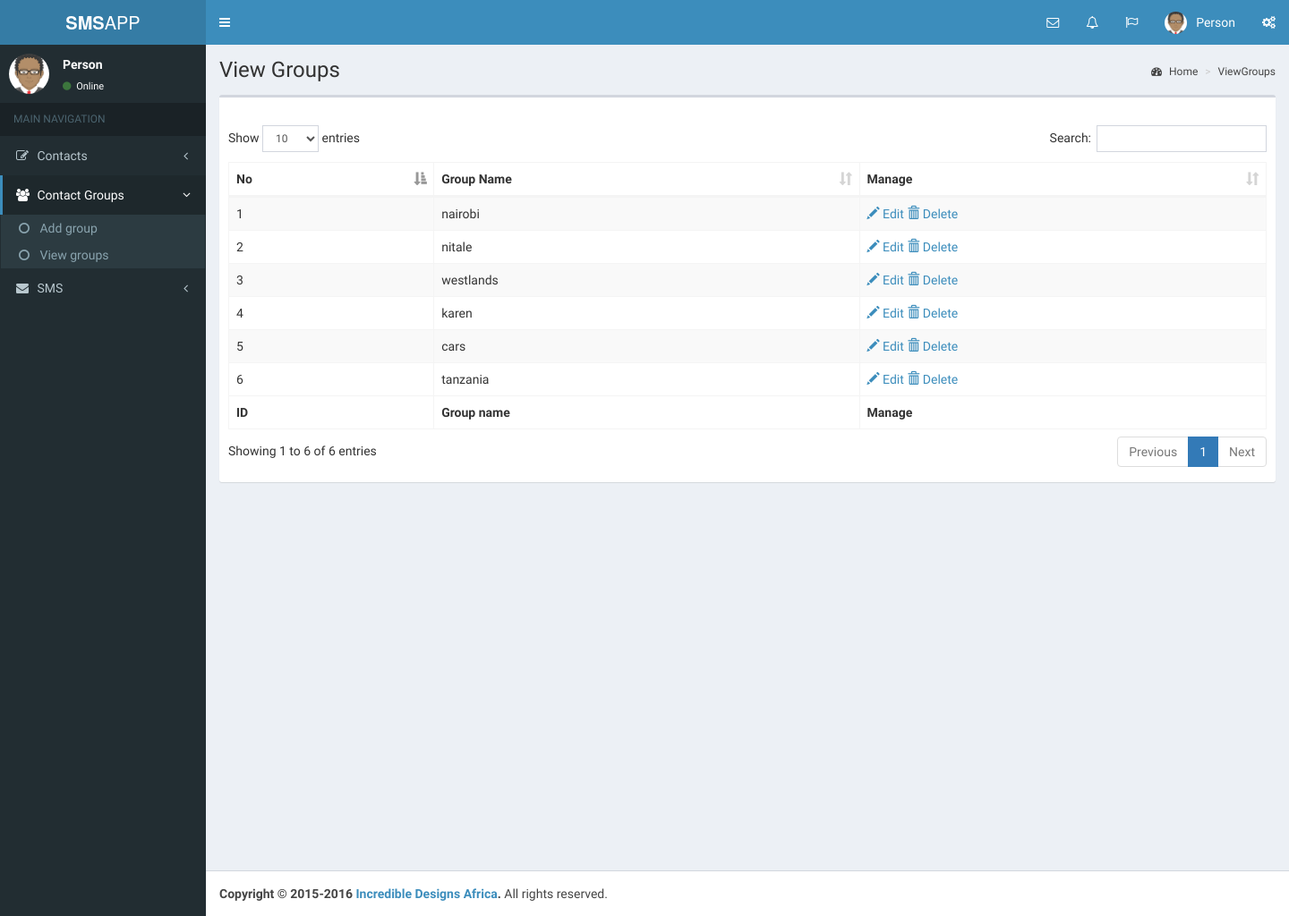
The page /viewGroups.php on the database as committed earlier.
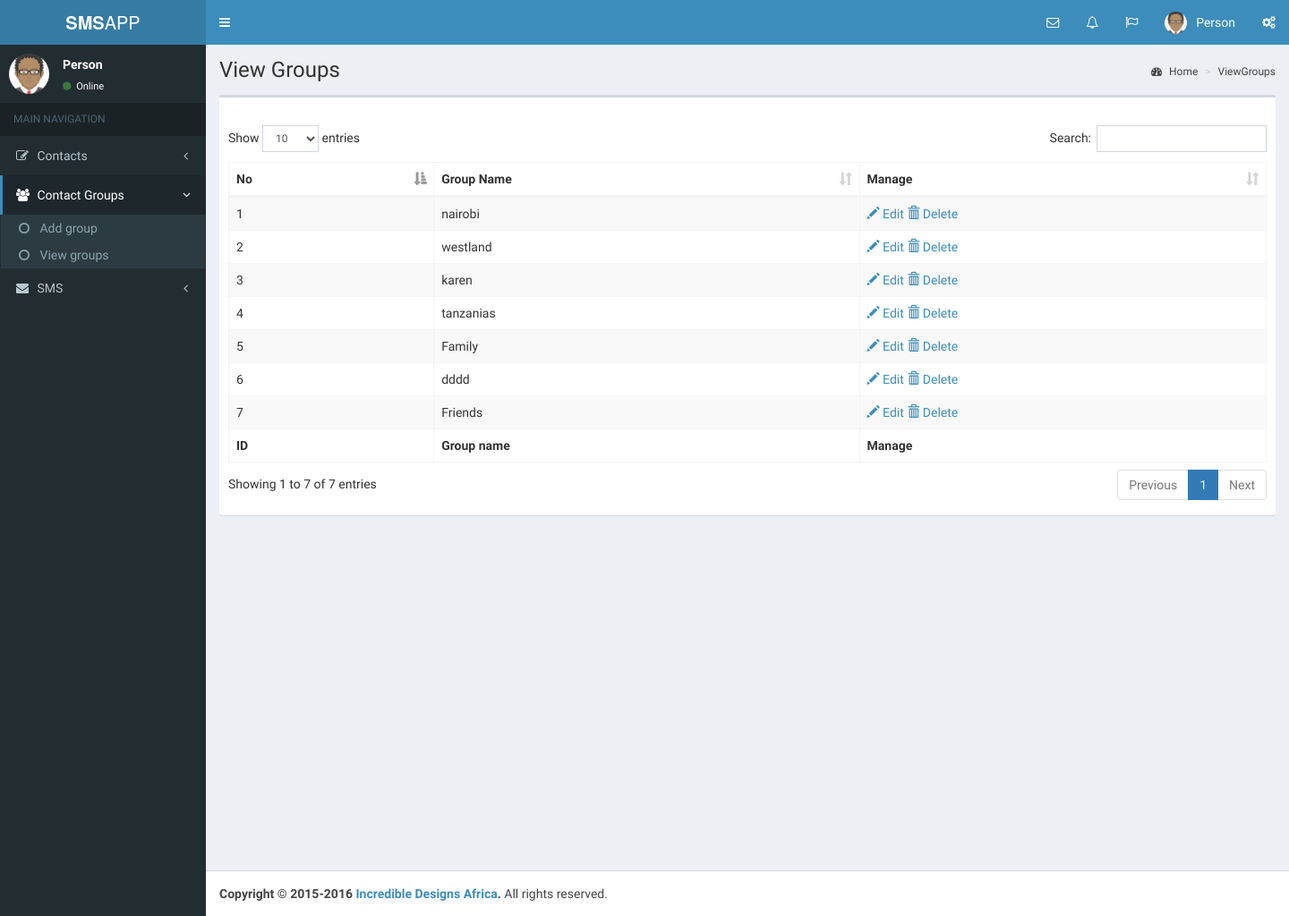
The same page on the database as committed later.
### tables this page shows
CREATE TABLE `labels` (
  `id` int(11) NOT NULL,
  `label_name` varchar(255) NOT NULL
);

### class/database.php (called while the page is built, shortened)
<?php
class Database
{
	public $mysqli;
	function __construct()
	{
		$this->mysqli = new mysqli("localhost", "root", "", "smsapp");
	}
	public function countSentSMS(){
		$query = "SELECT * FROM sentsms WHERE draft = 0";
		$result = $this->mysqli->query($query);
		$row_count = $result->num_rows;
		return $row_count;
	}
}
 ?>

### class/class.group.php (called while the page is built, shortened)
<?php
include 'database.php';
class Group extends Database
{
	public $tablename = "labels";
	public function view(){
		$table = $this->tablename;
		$res = $this->mysqli->query("SELECT * FROM $table");
		if ($this->countSentSMS() > 0 ) {
			while ($row = $res->fetch_assoc()){
	        	$data[] = array(
					'id' 		=>$row['id'] ,
					'label_name' 	=>$row['label_name']
					);
	        }
		}else{
			$data = FALSE;
		}
        return $data;
	}
}
 ?>

### viewGroups.php (the view, shortened to what this page needs)
<!DOCTYPE html>
<?php
  include 'class/class.group.php';
  $G = new Group();
  $counter = 1;
  $groups = $G->view();
?>
<html>
  <head>
    <?php include "includes/_csslinks.php"; ?>
    <link rel="stylesheet" href="plugins/datatables/dataTables.bootstrap.css">
  </head>
  <body class="hold-transition skin-blue sidebar-mini">
    <div class="wrapper">
      <?php include "includes/_header.php"; ?>
      <?php include "includes/_leftsidebar.php" ?>
      <div class="content-wrapper">
        <section class="content-header">
          <h1>
            View Groups
          </h1>
          <?php include "includes/_breadcrums.php"; ?>
        </section>
        <section class="content">
          <div class="row">
            <div class="col-xs-12">
              <div class="box">
                <div class="box-header">
                  <div id="add-group-form">
                    <div class="group-add-alert col-md-3 text-danger"> </div>
                  </div>
                </div>
                <div class="box-body">
                  <table id="contact-table" class="table table-bordered table-striped">
                    <thead>
                      <tr>
                        <th>No</th>
                        <th>Group Name</th>
                        <th>Manage</th>
                      </tr>
                    </thead>
                    <tbody>
                      <?php
                        foreach ($groups as $key => $group):
                      ?>
                        <tr>
                          <td><?= $counter++ ?></td>
                          <td><?= $group['label_name'] ?></td>
                          <td>
                          <a href="updateGroup.php?u=<?php echo $group['id'] ?>"><span class="glyphicon glyphicon-pencil" aria-hidden="true"></span> Edit</a>
                          <a href="?deleting=<?php echo $group['id'] ?>"><span class="glyphicon glyphicon-trash" aria-hidden="true"></span> Delete</a>
                          </td>
                        </tr>
                      <?php
                      endforeach;
                      ?>
                    </tbody>
                    <tfoot>
                      <tr>
                        <th>ID</th>
                        <th>Group name</th>
                        <th>Manage</th>
                      </tr>
                    </tfoot>
                  </table>
                </div>
              </div>
            </div>
          </div>
        </section>
      </div>
      <?php include "includes/_footercopyright.php"; ?>
    </div>
  </body>
</html>

Rows that differ between the two databases and show on the page:
removed labels: label_name "nitale"
removed labels: label_name "cars"
changed labels: label_name "westlands" → "westland"
changed labels: label_name "tanzania" → "tanzanias"
added labels: label_name "Family"
added labels: label_name "dddd"
added labels: label_name "Friends"
Other text that changed with them:
text written by a page script: "Show entries Search: Showing 1 to 6 of 6 entries Previous 1 Next" → "Show entries Search: Showing 1 to 7 of 7 entries Previous 1 Next"
